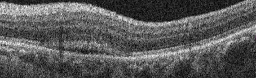
#> input picture data/augmented_new/crop_oct/1065_t00.png, 256 x 78 px, given as the content of the folder D:/Academic/L4S1/ComprehensiveGroupProject/FYP/data/dataset, which was not available
$ jupyter execute --allow-errors prepare_roi_dataset.ipynb   (text cells are left out)
#> lines starting #> are read from the running program, lines starting #| are printed output that depends on the picture; after the words box and inside, x2 and y2 are one past the last pixel; in counts of white or black regions, pixels touching at a corner belong together; pictures that were not available may be replaced by others from this repository, and a replacement may not be noted
[cell 1]
import cv2
import numpy as np
import matplotlib.pyplot as plt
import matplotlib.patches as mpatches
from pathlib import Path
from tqdm import tqdm
import shutil, json, os
from collections import defaultdict

print('Libraries loaded.')

[cell 2]
# ══════════════════════════════════════════════════════════════════════════
# CONFIG  — edit these paths
# ══════════════════════════════════════════════════════════════════════════

BASE = r'D:\Academic\L4S1\ComprehensiveGroupProject\FYP'

# Folder containing your raw side-by-side PNG files
RAW_DIR      = f'{BASE}/data/dataset'

# Output folders (created automatically)
CROP_OCT_DIR  = f'{BASE}/data/New folder/output/crop_oct'
CROP_MASK_DIR = f'{BASE}/data/New folder/output/crop_mask'

# Margin (pixels) added around the ROI bounding box on each side
# Gives the model a little context beyond the tight lesion boundary
MARGIN = 20

# Threshold: pixels with ALL channels below this are treated as background
# Keep at 15 to tolerate JPEG compression artefacts near mask edges
BG_THRESHOLD = 15

# Minimum foreground pixels required to keep a crop (skip near-empty masks)
MIN_FG_PIXELS = 50

# Supported extensions
EXTENSIONS = {'.png', '.jpg', '.jpeg', '.bmp', '.tiff'}

# Class colour map (RGB) — must match your masks exactly
CLASS_INFO = {
    0: {'name': 'Background',    'color': (0,   0,   0)},
    1: {'name': 'Retinal Layer', 'color': (255, 0,   255)},  # Magenta
    2: {'name': 'PED',           'color': (255, 255, 0)},    # Yellow
    3: {'name': 'SRF',           'color': (255, 0,   0)},    # Red
    4: {'name': 'IRF',           'color': (0,   0,   255)},  # Blue
    5: {'name': 'RPE',           'color': (0,   255, 0)},    # Green
}

print(f'RAW_DIR      : {RAW_DIR}')
print(f'CROP_OCT_DIR : {CROP_OCT_DIR}')
print(f'CROP_MASK_DIR: {CROP_MASK_DIR}')
print(f'Margin       : {MARGIN}px')

[cell 3]
# ══════════════════════════════════════════════════════════════════════════
# HELPERS
# ══════════════════════════════════════════════════════════════════════════

def split_side_by_side(img_bgr):
    """
    Split a side-by-side image into (oct_bgr, mask_bgr).
    Left half  → OCT scan
    Right half → colour segmentation mask
    """
    H, W = img_bgr.shape[:2]
    mid  = W // 2
    oct_bgr  = img_bgr[:, :mid, :]
    mask_bgr = img_bgr[:, mid:, :]
    return oct_bgr, mask_bgr


def get_roi_bbox(mask_bgr, bg_threshold=BG_THRESHOLD):
    """
    Find the tight bounding box of all non-background pixels in mask_bgr.
    Returns (rmin, rmax, cmin, cmax) or None if no foreground found.
    """
    mask_rgb = cv2.cvtColor(mask_bgr, cv2.COLOR_BGR2RGB)
    fg = (mask_rgb > bg_threshold).any(axis=2)   # True where any channel > threshold

    rows = np.any(fg, axis=1)
    cols = np.any(fg, axis=0)

    if not rows.any():
        return None   # completely empty mask

    rmin, rmax = np.where(rows)[0][[0, -1]]
    cmin, cmax = np.where(cols)[0][[0, -1]]
    return int(rmin), int(rmax), int(cmin), int(cmax)


def apply_margin(rmin, rmax, cmin, cmax, H, W, margin=MARGIN):
    """
    Expand bbox by margin on all sides, clipped to image bounds.
    """
    rmin = max(0, rmin - margin)
    rmax = min(H - 1, rmax + margin)
    cmin = max(0, cmin - margin)
    cmax = min(W - 1, cmax + margin)
    return rmin, rmax, cmin, cmax


def count_fg_pixels(mask_bgr, bg_threshold=BG_THRESHOLD):
    mask_rgb = cv2.cvtColor(mask_bgr, cv2.COLOR_BGR2RGB)
    return int((mask_rgb > bg_threshold).any(axis=2).sum())


def rgb_mask_to_class(mask_bgr):
    """Nearest-colour snap — tolerates JPEG artefacts."""
    mask_rgb = cv2.cvtColor(mask_bgr, cv2.COLOR_BGR2RGB)
    pixels   = mask_rgb.reshape(-1, 3).astype(np.float32)
    best_dist = np.full(len(pixels), np.inf)
    best_cls  = np.zeros(len(pixels), dtype=np.uint8)
    for cls_id, info in CLASS_INFO.items():
        ref  = np.array(info['color'], dtype=np.float32)
        dist = np.linalg.norm(pixels - ref, axis=1)
        better = dist < best_dist
        best_dist[better] = dist[better]
        best_cls[better]  = cls_id
    return best_cls.reshape(mask_rgb.shape[:2])


print('Helpers ready.')

[cell 4]
# ══════════════════════════════════════════════════════════════════════════
# STEP 0 — Inspect one sample image to verify split and colours
# ══════════════════════════════════════════════════════════════════════════

raw_dir   = Path(RAW_DIR)
all_files = sorted([f for f in raw_dir.iterdir()
                    if f.suffix.lower() in EXTENSIONS])
print(f'Found {len(all_files)} files in {RAW_DIR}')

if len(all_files) == 0:
    raise FileNotFoundError(f'No images found in {RAW_DIR}. Check the path.')

# Show the first file as a sanity check
sample_path = all_files[0]
sample_bgr  = cv2.imread(str(sample_path))
#> sample_bgr is the input picture: shape (78, 256, 3); mean B, G, R 88, 88, 88
H, W        = sample_bgr.shape[:2]
print(f'\nSample file  : {sample_path.name}')
print(f'Full image   : {W}w x {H}h')
#| Full image   : 256w x 78h
print(f'Half width   : {W//2}')
#| Half width   : 128

oct_bgr, mask_bgr = split_side_by_side(sample_bgr)
#> in split_side_by_side, `oct_bgr  = img_bgr[:, :mid, :]`:
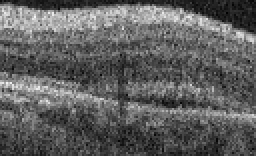
#> oct_bgr: shape (78, 128, 3) (shown 2 times larger); min 1, max 246, mean 95.3
#> in split_side_by_side, `mask_bgr = img_bgr[:, mid:, :]`:
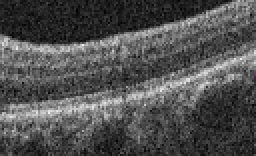
#> mask_bgr: shape (78, 128, 3) (shown 2 times larger); mean B, G, R 80.7, 80.7, 80.7
bbox = get_roi_bbox(mask_bgr)
#> in get_roi_bbox, `fg = (mask_rgb > bg_threshold).any(axis=2)`:
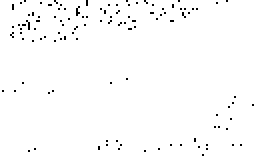
#> fg: shape (78, 128) bool (shown 2 times larger); 98.5% white; black in thin lines or dots
#> in get_roi_bbox, `rmin, rmax = np.where(rows)[0][[0, -1]]`: rmin = 0; rmax = 77
#> in get_roi_bbox, `cmin, cmax = np.where(cols)[0][[0, -1]]`: cmin = 0; cmax = 127
#> bbox = (0, 77, 0, 127)
print(f'ROI bbox     : rows {bbox[0]}–{bbox[1]}, cols {bbox[2]}–{bbox[3]}')
#| ROI bbox     : rows 0–77, cols 0–127
print(f'ROI size     : {bbox[1]-bbox[0]}h x {bbox[3]-bbox[2]}w')
#| ROI size     : 77h x 127w
print(f'FG pixels    : {count_fg_pixels(mask_bgr)}')
#| FG pixels    : 9837

# ── Visual check ───────────────────────────────────────────────────────────
rmin, rmax, cmin, cmax = apply_margin(*bbox, H, W//2)
#> rmin = 0; rmax = 77; cmin = 0; cmax = 127
crop_oct  = oct_bgr[rmin:rmax+1, cmin:cmax+1]
crop_mask = mask_bgr[rmin:rmax+1, cmin:cmax+1]

fig, axes = plt.subplots(1, 4, figsize=(18, 4))
fig.suptitle(f'Sample: {sample_path.name}', fontsize=11)

oct_rgb = cv2.cvtColor(oct_bgr, cv2.COLOR_BGR2RGB)
axes[0].imshow(oct_rgb, cmap='gray')
axes[0].add_patch(plt.Rectangle((cmin, rmin), cmax-cmin, rmax-rmin,
                                 edgecolor='lime', facecolor='none', lw=2))
axes[0].set_title('Full OCT (green = ROI bbox)')

mask_rgb = cv2.cvtColor(mask_bgr, cv2.COLOR_BGR2RGB)
axes[1].imshow(mask_rgb)
axes[1].add_patch(plt.Rectangle((cmin, rmin), cmax-cmin, rmax-rmin,
                                 edgecolor='lime', facecolor='none', lw=2))
axes[1].set_title('Full mask (green = ROI bbox)')

axes[2].imshow(cv2.cvtColor(crop_oct, cv2.COLOR_BGR2RGB), cmap='gray')
axes[2].set_title(f'Cropped OCT  {crop_oct.shape[1]}x{crop_oct.shape[0]}')

axes[3].imshow(cv2.cvtColor(crop_mask, cv2.COLOR_BGR2RGB))
axes[3].set_title(f'Cropped mask  {crop_mask.shape[1]}x{crop_mask.shape[0]}')

for ax in axes: ax.axis('off')
plt.tight_layout()
plt.show()
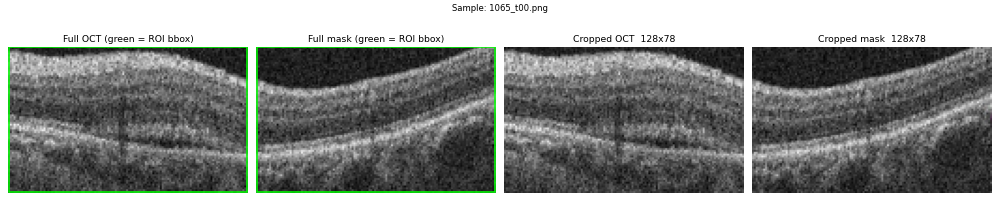
#> figure drawn by matplotlib, 4 panels
print('\nIf the crops look correct, run the next cell to process all images.')

[cell 5]
# ══════════════════════════════════════════════════════════════════════════
# STEP 1 — Analyse size distribution before committing to a strategy
# ══════════════════════════════════════════════════════════════════════════

print('Scanning all images for ROI size distribution...')
print('(This takes ~1 min for 3000 images — reads headers only)')

heights, widths = [], []
empty_count = 0

for fpath in tqdm(all_files, desc='Scanning'):
    img = cv2.imread(str(fpath))
    if img is None:
        continue
    _, mask_half = split_side_by_side(img)
    bbox = get_roi_bbox(mask_half)
    if bbox is None:
        empty_count += 1
        continue
    H_img, W_img = mask_half.shape[:2]
    rmin, rmax, cmin, cmax = apply_margin(*bbox, H_img, W_img)
    heights.append(rmax - rmin + 1)
    widths.append(cmax - cmin + 1)

heights = np.array(heights)
#> heights = [78]
widths  = np.array(widths)
#> widths = [128]

print(f'\nTotal images      : {len(all_files)}')
print(f'Valid pairs       : {len(heights)}')
#| Valid pairs       : 1
print(f'Empty masks       : {empty_count}')
print(f'\nCrop HEIGHT  — min:{heights.min()}  max:{heights.max()}'
      f'  mean:{heights.mean():.0f}  std:{heights.std():.0f}')
#| Crop HEIGHT  — min:78  max:78  mean:78  std:0
print(f'Crop WIDTH   — min:{widths.min()}  max:{widths.max()}'
      f'  mean:{widths.mean():.0f}  std:{widths.std():.0f}')
#| Crop WIDTH   — min:128  max:128  mean:128  std:0

h_range_pct = (heights.max() - heights.min()) / heights.mean() * 100
#> h_range_pct = 0
w_range_pct = (widths.max()  - widths.min())  / widths.mean()  * 100
#> w_range_pct = 0
print(f'\nHeight range: {h_range_pct:.0f}% of mean  |  Width range: {w_range_pct:.0f}% of mean')
#| Height range: 0% of mean  |  Width range: 0% of mean
if max(h_range_pct, w_range_pct) < 60:
    print('→ Sizes are relatively similar. Strategy C (resize to fixed) is also viable.')
else:
    print('→ Sizes vary significantly. Strategy A (batch=1) or B (dynamic pad) is better.')

fig, axes = plt.subplots(1, 2, figsize=(12, 3))
axes[0].hist(heights, bins=40, color='steelblue', edgecolor='white', linewidth=0.5)
axes[0].axvline(heights.mean(), color='red', linestyle='--', label=f'mean={heights.mean():.0f}')
axes[0].set_title('ROI crop heights (px)'); axes[0].legend()
axes[1].hist(widths,  bins=40, color='darkorange', edgecolor='white', linewidth=0.5)
axes[1].axvline(widths.mean(),  color='red', linestyle='--', label=f'mean={widths.mean():.0f}')
axes[1].set_title('ROI crop widths (px)'); axes[1].legend()
plt.tight_layout()
plt.show()
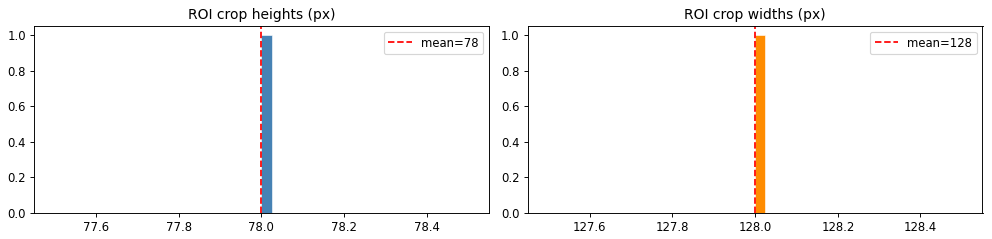
#> figure drawn by matplotlib, 2 panels; panel 1: tallest bar 1 high, from x = 78 to 78.03; panel 2: tallest bar 1 high, from x = 128 to 128

[cell 6]
# ══════════════════════════════════════════════════════════════════════════
# STEP 2 — Process all images and save crops
# ══════════════════════════════════════════════════════════════════════════

# Create output directories (clean them first if they exist)
for d in [CROP_OCT_DIR, CROP_MASK_DIR]:
    os.makedirs(d, exist_ok=True)

print(f'Saving crops to:')
print(f'  OCT  : {CROP_OCT_DIR}')
print(f'  Mask : {CROP_MASK_DIR}')
print()

stats = {
    'saved'           : 0,
    'skipped_empty'   : 0,
    'skipped_few_fg'  : 0,
    'skipped_unreadable': 0,
}
skipped_log   = []
saved_sizes   = []   # (h, w) of each saved crop
class_pixel_counts = defaultdict(int)  # for class weight computation later

for fpath in tqdm(all_files, desc='Processing'):

    # ── Load ────────────────────────────────────────────────────────────
    img_bgr = cv2.imread(str(fpath))
    if img_bgr is None:
        stats['skipped_unreadable'] += 1
        skipped_log.append((fpath.name, 'unreadable'))
        continue

    oct_bgr, mask_bgr = split_side_by_side(img_bgr)
    H_half, W_half    = mask_bgr.shape[:2]

    # ── Detect ROI bbox ─────────────────────────────────────────────────
    bbox = get_roi_bbox(mask_bgr)
    if bbox is None:
        stats['skipped_empty'] += 1
        skipped_log.append((fpath.name, 'empty mask'))
        continue

    # ── Validate foreground pixel count ─────────────────────────────────
    fg_px = count_fg_pixels(mask_bgr)
#> fg_px = 9837
    if fg_px < MIN_FG_PIXELS:
        stats['skipped_few_fg'] += 1
        skipped_log.append((fpath.name, f'too few fg pixels ({fg_px})'))
        continue

    # ── Apply margin and crop ────────────────────────────────────────────
    rmin, rmax, cmin, cmax = apply_margin(*bbox, H_half, W_half)
    crop_oct  = oct_bgr [rmin:rmax+1, cmin:cmax+1]
    crop_mask = mask_bgr[rmin:rmax+1, cmin:cmax+1]

    # ── Accumulate class pixel counts (for class weight computation) ─────
    cls_map = rgb_mask_to_class(crop_mask)
#> in rgb_mask_to_class, `best_cls  = np.zeros(len(pixels), dtype=np.uint8)`: best_cls = 9984 values from 0 to 0
#> after the loop in rgb_mask_to_class, `for cls_id, info in CLASS_INFO.items():`: best_cls = 9984 values, max 3 at index 4220, min 0 at index 0, mean 0.166; best_dist = 9984 values, max 241.8 at index 7192, min 1.73 at index 602, mean 130.1
#> in rgb_mask_to_class, `return best_cls.reshape(mask_rgb.shape[:2])`:
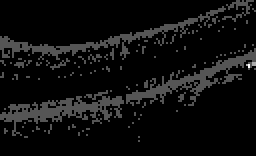
#> returned value: shape (78, 128) (shown 2 times larger); min 0, max 3, mean 0.166; drawn with min black and max white
    for c in range(len(CLASS_INFO)):
        class_pixel_counts[c] += int((cls_map == c).sum())
#> after the loop, class_pixel_counts = {0: 8332, 1: 1645, 2: 5, 3: 2, 4: 0, 5: 0}

    # ── Save ────────────────────────────────────────────────────────────
    # Use .png to avoid any lossy compression on the mask
    out_name = fpath.stem + '.png'
    cv2.imwrite(str(Path(CROP_OCT_DIR)  / out_name), crop_oct)
    cv2.imwrite(str(Path(CROP_MASK_DIR) / out_name), crop_mask)

    stats['saved'] += 1
    saved_sizes.append((crop_oct.shape[0], crop_oct.shape[1]))

# ── Summary ──────────────────────────────────────────────────────────────
print('\n' + '='*60)
print('  DATASET PREPARATION COMPLETE')
print('='*60)
print(f'  Saved            : {stats["saved"]} pairs')
print(f'  Skipped (empty)  : {stats["skipped_empty"]}')
print(f'  Skipped (few fg) : {stats["skipped_few_fg"]}')
print(f'  Skipped (corrupt): {stats["skipped_unreadable"]}')
print('='*60)

if skipped_log:
    print(f'\nFirst 10 skipped:')
    for name, reason in skipped_log[:10]:
        print(f'  {name}  —  {reason}')

[cell 7]
# ══════════════════════════════════════════════════════════════════════════
# STEP 3 — Compute and save class weights for training
# (Run this after processing — reuses the pixel counts collected above)
# ══════════════════════════════════════════════════════════════════════════

total_pixels = sum(class_pixel_counts.values())
#> total_pixels = 9984
num_classes  = len(CLASS_INFO)

freq    = np.array([class_pixel_counts[c] / total_pixels
                    for c in range(num_classes)], dtype=np.float64)
#> freq = [0.835, 0.165, 0.000501, 0.0002, 0, 0]
weights = np.clip(1.0 / (freq + 1e-6), 0, 10.0)
#> weights = [1.2, 6.07, 10, 10, 10, 10]
weights /= weights.mean()
#> weights = [0.152, 0.77, 1.27, 1.27, 1.27, 1.27]

print('Class pixel frequencies and training weights:')
print(f'  {"Class":<18} {"Pixels":>12}  {"Freq":>8}  {"Weight":>8}')
print('  ' + '-'*52)
for c in range(num_classes):
    bar = '█' * int(weights[c] * 8)
    print(f'  {CLASS_INFO[c]["name"]:<18} {class_pixel_counts[c]:>12,}'
          f'  {freq[c]:>8.4f}  {weights[c]:>8.3f}  {bar}')
#> this loop made 6 passes
#> bar on passes 1 to 6: '█', '██████', '██████████', '██████████', '██████████', '██████████'
#> (printed output is left out)

# Save weights to JSON so training notebook can load them directly
weights_path = Path(BASE) / 'data' / 'class_weights_roi.json'
weights_path.parent.mkdir(parents=True, exist_ok=True)
with open(weights_path, 'w') as f:
    json.dump({
        'weights': weights.tolist(),
        'frequencies': freq.tolist(),
        'pixel_counts': {str(k): int(v) for k, v in class_pixel_counts.items()},
        'class_names': [CLASS_INFO[c]['name'] for c in range(num_classes)],
    }, f, indent=2)
print(f'\nClass weights saved → {weights_path}')
print('Load in training notebook with:')
print("  import json, torch")
print(f"  w = json.load(open(r'{weights_path}'))['weights']")
print("  class_weights = torch.tensor(w, dtype=torch.float32)")

[cell 8]
# ══════════════════════════════════════════════════════════════════════════
# STEP 4 — QC visualisation: random sample grid
# Shows 8 random crop pairs so you can visually verify quality
# ══════════════════════════════════════════════════════════════════════════

import random

crop_oct_dir  = Path(CROP_OCT_DIR)
crop_mask_dir = Path(CROP_MASK_DIR)

saved_files = sorted(list(crop_oct_dir.glob('*.png')))
sample_files = random.sample(saved_files, min(8, len(saved_files)))

#> (the rest of this cell did not finish here and is left out)

[cell 9]
# ══════════════════════════════════════════════════════════════════════════
# STEP 5 — Train / Validation split
# Produces train.txt and val.txt listing filenames for training notebook
# ══════════════════════════════════════════════════════════════════════════

VAL_FRACTION = 0.15   # 15% validation
SEED         = 42

random.seed(SEED)
all_stems = sorted([f.stem for f in crop_oct_dir.glob('*.png')])
random.shuffle(all_stems)

n_val   = max(1, int(len(all_stems) * VAL_FRACTION))
n_train = len(all_stems) - n_val

train_stems = all_stems[:n_train]
val_stems   = all_stems[n_train:]

split_dir = Path(BASE) / 'data'
with open(split_dir / 'train.txt', 'w') as f:
    f.write('\n'.join(train_stems))
with open(split_dir / 'val.txt', 'w') as f:
    f.write('\n'.join(val_stems))

print(f'Split complete  (seed={SEED})')
print(f'  Train : {n_train} images  → {split_dir}/train.txt')
print(f'  Val   : {n_val} images   → {split_dir}/val.txt')

# Final summary
saved_h = np.array([s[0] for s in saved_sizes])
saved_w = np.array([s[1] for s in saved_sizes])
print(f'\nFinal crop size stats:')
print(f'  H  min={saved_h.min()}  max={saved_h.max()}  mean={saved_h.mean():.0f}')
#|   H  min=78  max=78  mean=78
print(f'  W  min={saved_w.min()}  max={saved_w.max()}  mean={saved_w.mean():.0f}')
#|   W  min=128  max=128  mean=128
print('\nDataset preparation complete. Ready for training.')

$ run again, on data/augmented_new/crop_oct/1656_t00.png
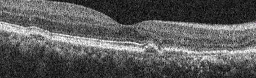
#> input picture data/augmented_new/crop_oct/1656_t00.png, 256 x 78 px, given as the content of the folder D:/Academic/L4S1/ComprehensiveGroupProject/FYP/data/dataset, which was not available
#> sample_bgr is the input picture: shape (78, 256, 3); mean B, G, R 88.9, 88.9, 88.9
#| Full image   : 256w x 78h
#| Half width   : 128
#> in get_roi_bbox, `fg = (mask_rgb > bg_threshold).any(axis=2)`:
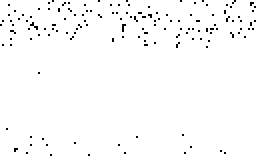
#> fg: shape (78, 128) bool (shown 2 times larger); 98.2% white; black in thin lines or dots
#> in get_roi_bbox, `rmin, rmax = np.where(rows)[0][[0, -1]]`: rmin = 0; rmax = 77
#> in get_roi_bbox, `cmin, cmax = np.where(cols)[0][[0, -1]]`: cmin = 0; cmax = 127
#> bbox = (0, 77, 0, 127)
#| ROI bbox     : rows 0–77, cols 0–127
#| ROI size     : 77h x 127w
#| FG pixels    : 9801
#> `rmin, rmax, cmin, cmax = apply_margin(*bbox, H, W//2)`: rmin = 0; rmax = 77; cmin = 0; cmax = 127
#> heights = [78]
#> widths = [128]
#| Valid pairs       : 1
#| Crop HEIGHT  — min:78  max:78  mean:78  std:0
#| Crop WIDTH   — min:128  max:128  mean:128  std:0
#> h_range_pct = 0
#| Height range: 0% of mean  |  Width range: 0% of mean
#> fg_px = 9801
#> in rgb_mask_to_class, `best_cls  = np.zeros(len(pixels), dtype=np.uint8)`: best_cls = 9984 values from 0 to 0
#> after the loop in rgb_mask_to_class, `for cls_id, info in CLASS_INFO.items():`: best_cls = 9984 values, max 2 at index 3196, min 0 at index 0, mean 0.224; best_dist = 9984 values, max 254 at index 5512, min 1.73 at index 9840, mean 134
#> in rgb_mask_to_class, `return best_cls.reshape(mask_rgb.shape[:2])`:
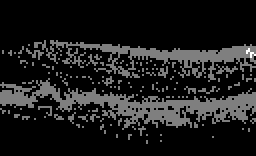
#> returned value: shape (78, 128) (shown 2 times larger); min 0, max 2, mean 0.224; drawn with min black and max white
#> after the loop `for c in range(len(CLASS_INFO)):`: class_pixel_counts = {0: 7756, 1: 2219, 2: 9, 3: 0, 4: 0, 5: 0}
#> total_pixels = 9984
#> freq = [0.777, 0.222, 0.000901, 0, 0, 0]
#> `weights = np.clip(1.0 / (freq + 1e-6), 0, 10.0)`: weights = [1.29, 4.5, 10, 10, 10, 10]
#> `weights /= weights.mean()`: weights = [0.169, 0.59, 1.31, 1.31, 1.31, 1.31]
#> the loop `for c in range(num_classes):` made 6 passes
#> bar on passes 1 to 6: '█', '████', '██████████', '██████████', '██████████', '██████████'
#> (printed output is left out)
#|   H  min=78  max=78  mean=78
#|   W  min=128  max=128  mean=128

$ run again, on data/augmented_new/crop_oct/1697_t00.png
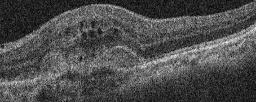
#> input picture data/augmented_new/crop_oct/1697_t00.png, 256 x 102 px, given as the content of the folder D:/Academic/L4S1/ComprehensiveGroupProject/FYP/data/dataset, which was not available
#> sample_bgr is the input picture: shape (102, 256, 3); min 2, max 241, mean 76.4
#| Full image   : 256w x 102h
#| Half width   : 128
#> in get_roi_bbox, `fg = (mask_rgb > bg_threshold).any(axis=2)`:
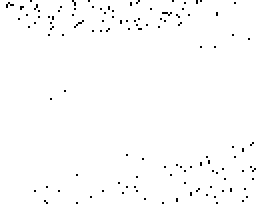
#> fg: shape (102, 128) bool (shown 2 times larger); 98.8% white; black in thin lines or dots
#> in get_roi_bbox, `rmin, rmax = np.where(rows)[0][[0, -1]]`: rmin = 0; rmax = 101
#> in get_roi_bbox, `cmin, cmax = np.where(cols)[0][[0, -1]]`: cmin = 0; cmax = 127
#> bbox = (0, 101, 0, 127)
#| ROI bbox     : rows 0–101, cols 0–127
#| ROI size     : 101h x 127w
#| FG pixels    : 12900
#> `rmin, rmax, cmin, cmax = apply_margin(*bbox, H, W//2)`: rmin = 0; rmax = 101; cmin = 0; cmax = 127
#> heights = [102]
#> widths = [128]
#| Valid pairs       : 1
#| Crop HEIGHT  — min:102  max:102  mean:102  std:0
#| Crop WIDTH   — min:128  max:128  mean:128  std:0
#> h_range_pct = 0
#| Height range: 0% of mean  |  Width range: 0% of mean
#> fg_px = 12900
#> in rgb_mask_to_class, `best_cls  = np.zeros(len(pixels), dtype=np.uint8)`: best_cls = 13056 values from 0 to 0
#> after the loop in rgb_mask_to_class, `for cls_id, info in CLASS_INFO.items():`: best_cls = 13056 values, max 1 at index 507, min 0 at index 0, mean 0.119; best_dist = 13056 values, max 241.8 at index 5475, min 3.46 at index 394, mean 126
#> in rgb_mask_to_class, `return best_cls.reshape(mask_rgb.shape[:2])`:
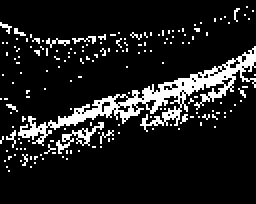
#> returned value: shape (102, 128) (shown 2 times larger); values 0 (black) and 1 (white), 11.9% white in thin lines or dots, all inside (x1, y1, x2, y2) = (0, 3, 128, 86)
#> after the loop `for c in range(len(CLASS_INFO)):`: class_pixel_counts = {0: 11502, 1: 1554, 2: 0, 3: 0, 4: 0, 5: 0}
#> total_pixels = 13056
#> freq = [0.881, 0.119, 0, 0, 0, 0]
#> `weights = np.clip(1.0 / (freq + 1e-6), 0, 10.0)`: weights = [1.14, 8.4, 10, 10, 10, 10]
#> `weights /= weights.mean()`: weights = [0.137, 1.02, 1.21, 1.21, 1.21, 1.21]
#> the loop `for c in range(num_classes):` made 6 passes
#> bar on passes 1 to 6: '█', '████████', '█████████', '█████████', '█████████', '█████████'
#> (printed output is left out)
#|   H  min=102  max=102  mean=102
#|   W  min=128  max=128  mean=128
